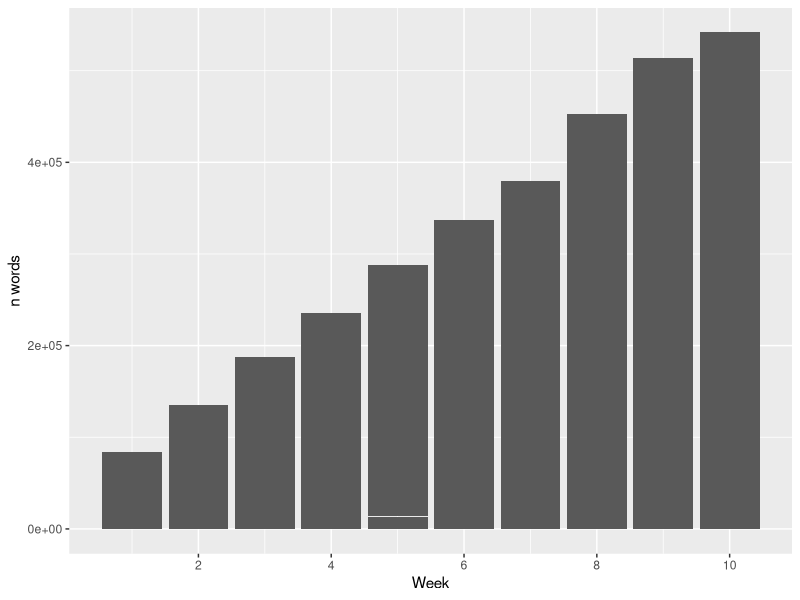
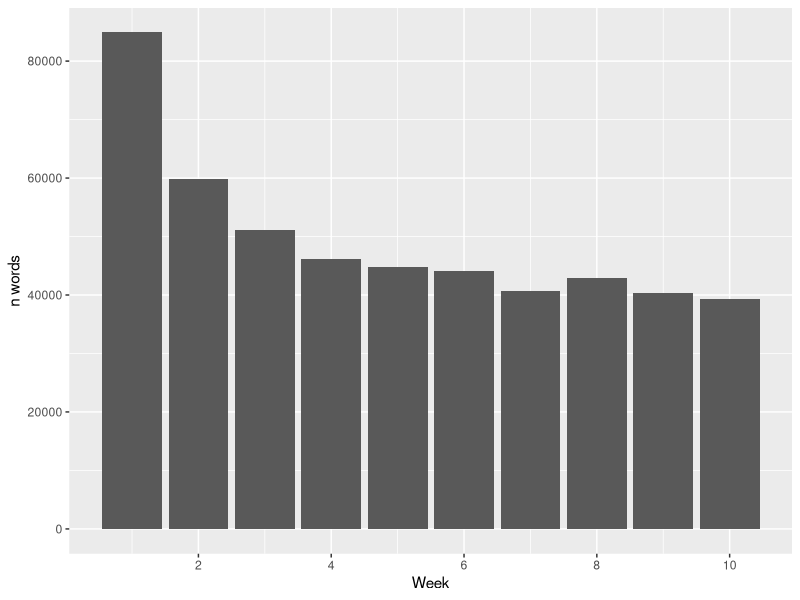
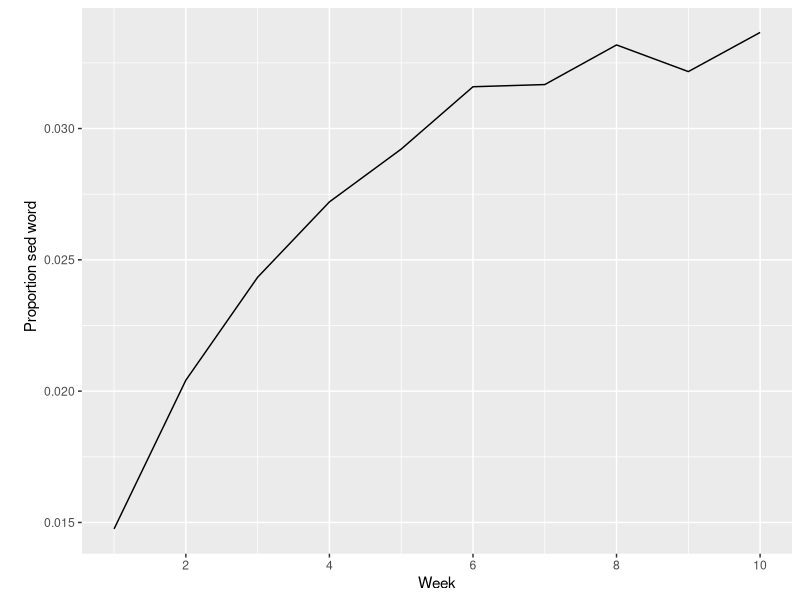

R code for these plots, in order: (Note: this script raises an error after producing the figures.)
## ---- chunk 1
library(stringi) #to generate random text
library(dplyr) #tidyverse package for wrangling data
library(tidytext) #package for 'tidy' manipulation of text data
library(ggplot2) #package for visualizing data
library(scales) #additional package for formatting plot axes
library(kableExtra) #package for displaying data in html format (relevant for formatting this worksheet mainly)
## ---- chunk 2
lipsum_text <- data.frame(text = stri_rand_lipsum(1, start_lipsum = TRUE))

head(lipsum_text$text)
## ---- chunk 3
tokens <- lipsum_text %>%
  unnest_tokens(word, text)

head(tokens)
## ---- chunk 4
## Varying total words example
lipsum_text <- data.frame(text = stri_rand_lipsum(5000, start_lipsum = TRUE))
## ---- chunk 5
# make some weeks one to ten
lipsum_text$week <- as.integer(rep(seq.int(1:10), 5000/10))
## ---- chunk 6
for(i in 1:nrow(lipsum_text)) {
  week <- lipsum_text[i, 2]
  morewords <-
    paste(rep("more lipsum words", times = sample(1:100, 1) * week), collapse = " ")
  lipsum_words <- lipsum_text[i, 1]
  new_lipsum_text <- paste0(morewords, lipsum_words, collapse = " ")
  lipsum_text[i, 1] <- new_lipsum_text
}
## ---- chunk 7
lipsum_text %>%
  unnest_tokens(word, text) %>%
  group_by(week) %>%
  dplyr::count(word) %>%
  select(week, n) %>%
  distinct() %>%
  ggplot() +
  geom_bar(aes(week, n), stat = "identity") +
  labs(x = "Week", y = "n words") +
  scale_x_continuous(breaks= pretty_breaks())
## ---- chunk 8
# simulate decreasing words trend
lipsum_text <- data.frame(text = stri_rand_lipsum(5000, start_lipsum = TRUE))

# make some weeks one to ten
lipsum_text$week <- as.integer(rep(seq.int(1:10), 5000/10))

for(i in 1:nrow(lipsum_text)) {
  week <- lipsum_text[i,2]
  morewords <- paste(rep("more lipsum words", times = sample(1:100, 1)* 1/week), collapse = " ")
  lipsum_words <- lipsum_text[i,1]
  new_lipsum_text <- paste0(morewords, lipsum_words, collapse = " ")
  lipsum_text[i,1] <- new_lipsum_text
}

lipsum_text %>%
  unnest_tokens(word, text) %>%
  group_by(week) %>%
  dplyr::count(word) %>%
  select(week, n) %>%
  distinct() %>%
  ggplot() +
  geom_bar(aes(week, n), stat = "identity") +
  labs(x = "Week", y = "n words") +
  scale_x_continuous(breaks= pretty_breaks())
## ---- chunk 9
lipsum_text %>%
  unnest_tokens(word, text) %>%
  dplyr::count(word, sort = T) %>%
  top_n(5) %>%
  knitr::kable(format="html")%>% 
  kable_styling("striped", full_width = F)
## ---- chunk 10
lipsum_totals <- lipsum_text %>%
  group_by(week) %>%
  unnest_tokens(word, text) %>%
  dplyr::count(word) %>%
  mutate(total = sum(n)) %>%
  distinct(week, total)
## ---- chunk 11
# let's look for "sed"
lipsum_sed <- lipsum_text %>%
  group_by(week) %>%
  unnest_tokens(word, text) %>%
  filter(word == "sed")  %>%
  dplyr::count(word) %>%
  mutate(total_sed = sum(n)) %>%
  distinct(week, total_sed)

## ---- chunk 12
lipsum_sed %>%
  left_join(lipsum_totals, by = "week") %>%
  mutate(sed_prop = total_sed/total) %>%
  ggplot() +
  geom_line(aes(week, sed_prop)) +
  labs(x = "Week", y = "
       Proportion sed word") +
  scale_x_continuous(breaks= pretty_breaks())
## ---- chunk 13
str_extract_all("1 + 2 = 3", "\\d+")
str_extract_all("1 + 2 = 3", "\\D+")
## ---- chunk 14
(text <- "Some  \t badly\n\t\tspaced \f text")
str_replace_all(text, "\\s+", " ")
## ---- chunk 15
x <- c("apple", "banana", "pear")
str_extract(x, "^a")
## ---- chunk 16
x <- c("apple", "banana", "pear")
str_extract(x, "^a$")
## ---- chunk 17
x <- c("apple", "banana", "pear")
str_extract(x, "^apple$")
## ---- chunk 18
str_extract_all("1 + 2 = 3", "\\d+")[[1]]
str_extract_all("1 + 2 = 3", "\\D+")[[1]]

str_extract_all("1 + 2 = 3", "\\d*")[[1]]
str_extract_all("1 + 2 = 3", "\\D*")[[1]]

str_extract_all("1 + 2 = 3", "\\d?")[[1]]
str_extract_all("1 + 2 = 3", "\\D?")[[1]]
